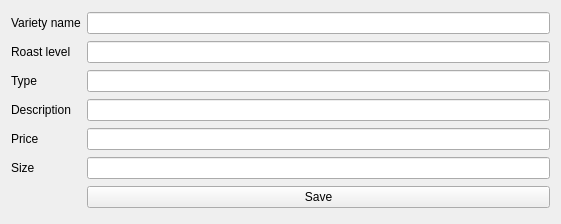
<?xml version="1.0" encoding="UTF-8"?>
<ui version="4.0">
 <class>Form</class>
 <widget class="QWidget" name="Form">
  <property name="geometry">
   <rect>
    <x>0</x>
    <y>0</y>
    <width>561</width>
    <height>224</height>
   </rect>
  </property>
  <property name="windowTitle">
   <string>Form</string>
  </property>
  <layout class="QGridLayout" name="gridLayout">
   <item row="0" column="0">
    <widget class="QLabel" name="label">
     <property name="text">
      <string>Variety name</string>
     </property>
    </widget>
   </item>
   <item row="0" column="1">
    <widget class="QLineEdit" name="lineEdit"/>
   </item>
   <item row="1" column="0">
    <widget class="QLabel" name="label_2">
     <property name="text">
      <string>Roast level</string>
     </property>
    </widget>
   </item>
   <item row="1" column="1">
    <widget class="QLineEdit" name="lineEdit_2"/>
   </item>
   <item row="2" column="0">
    <widget class="QLabel" name="label_3">
     <property name="text">
      <string>Type</string>
     </property>
    </widget>
   </item>
   <item row="2" column="1">
    <widget class="QLineEdit" name="lineEdit_3"/>
   </item>
   <item row="3" column="0">
    <widget class="QLabel" name="label_4">
     <property name="text">
      <string>Description</string>
     </property>
    </widget>
   </item>
   <item row="3" column="1">
    <widget class="QLineEdit" name="lineEdit_4"/>
   </item>
   <item row="4" column="0">
    <widget class="QLabel" name="label_5">
     <property name="text">
      <string>Price</string>
     </property>
    </widget>
   </item>
   <item row="4" column="1">
    <widget class="QLineEdit" name="lineEdit_5"/>
   </item>
   <item row="5" column="0">
    <widget class="QLabel" name="label_6">
     <property name="text">
      <string>Size</string>
     </property>
    </widget>
   </item>
   <item row="5" column="1">
    <widget class="QLineEdit" name="lineEdit_6"/>
   </item>
   <item row="6" column="1">
    <widget class="QPushButton" name="pushButton">
     <property name="text">
      <string>Save</string>
     </property>
    </widget>
   </item>
  </layout>
 </widget>
 <resources/>
 <connections/>
</ui>
